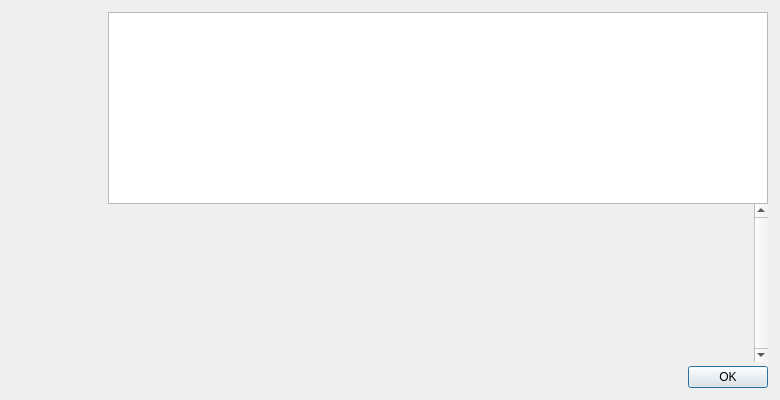
<?xml version="1.0" encoding="UTF-8"?>
<ui version="4.0">
 <class>HelpMessageDialog</class>
 <widget class="QDialog" name="HelpMessageDialog">
  <property name="geometry">
   <rect>
    <x>0</x>
    <y>0</y>
    <width>780</width>
    <height>400</height>
   </rect>
  </property>
  <property name="maximumSize">
   <size>
    <width>16777215</width>
    <height>16777215</height>
   </size>
  </property>
  <property name="styleSheet">
   <string notr="true">#okButton *[text=&quot;OK&quot;] {
  min-width: 80px;
}</string>
  </property>
  <layout class="QHBoxLayout" name="horizontalLayout_2">
   <property name="spacing">
    <number>0</number>
   </property>
   <property name="leftMargin">
    <number>12</number>
   </property>
   <property name="topMargin">
    <number>12</number>
   </property>
   <property name="rightMargin">
    <number>12</number>
   </property>
   <property name="bottomMargin">
    <number>12</number>
   </property>
   <item>
    <layout class="QVBoxLayout" name="verticalLayoutLogo" stretch="0">
     <property name="leftMargin">
      <number>0</number>
     </property>
     <property name="topMargin">
      <number>20</number>
     </property>
     <property name="rightMargin">
      <number>0</number>
     </property>
     <property name="bottomMargin">
      <number>10</number>
     </property>
     <item>
      <widget class="QFrame" name="aboutLogo">
       <property name="sizePolicy">
        <sizepolicy hsizetype="Fixed" vsizetype="Ignored">
         <horstretch>0</horstretch>
         <verstretch>0</verstretch>
        </sizepolicy>
       </property>
       <property name="minimumSize">
        <size>
         <width>96</width>
         <height>0</height>
        </size>
       </property>
       <property name="maximumSize">
        <size>
         <width>96</width>
         <height>16777215</height>
        </size>
       </property>
       <property name="frameShape">
        <enum>QFrame::NoFrame</enum>
       </property>
       <property name="frameShadow">
        <enum>QFrame::Raised</enum>
       </property>
      </widget>
     </item>
    </layout>
   </item>
   <item>
    <layout class="QVBoxLayout" name="verticalLayout">
     <item>
      <widget class="QTextEdit" name="helpMessage">
       <property name="styleSheet">
        <string notr="true"/>
       </property>
       <property name="readOnly">
        <bool>true</bool>
       </property>
      </widget>
     </item>
     <item>
      <widget class="QScrollArea" name="scrollArea">
       <property name="frameShape">
        <enum>QFrame::NoFrame</enum>
       </property>
       <property name="verticalScrollBarPolicy">
        <enum>Qt::ScrollBarAlwaysOn</enum>
       </property>
       <property name="widgetResizable">
        <bool>true</bool>
       </property>
       <widget class="QWidget" name="scrollAreaWidgetContents">
        <property name="geometry">
         <rect>
          <x>0</x>
          <y>0</y>
          <width>642</width>
          <height>138</height>
         </rect>
        </property>
        <layout class="QVBoxLayout" name="verticalLayout_2">
         <item>
          <widget class="QLabel" name="aboutMessage">
           <property name="cursor">
            <cursorShape>IBeamCursor</cursorShape>
           </property>
           <property name="styleSheet">
            <string notr="true"/>
           </property>
           <property name="textFormat">
            <enum>Qt::PlainText</enum>
           </property>
           <property name="alignment">
            <set>Qt::AlignLeading|Qt::AlignLeft|Qt::AlignTop</set>
           </property>
           <property name="openExternalLinks">
            <bool>true</bool>
           </property>
           <property name="textInteractionFlags">
            <set>Qt::LinksAccessibleByMouse|Qt::TextSelectableByKeyboard|Qt::TextSelectableByMouse</set>
           </property>
          </widget>
         </item>
        </layout>
       </widget>
      </widget>
     </item>
     <item>
      <spacer name="verticalSpacer">
       <property name="orientation">
        <enum>Qt::Vertical</enum>
       </property>
       <property name="sizeType">
        <enum>QSizePolicy::Fixed</enum>
       </property>
       <property name="sizeHint" stdset="0">
        <size>
         <width>4</width>
         <height>4</height>
        </size>
       </property>
      </spacer>
     </item>
     <item>
      <widget class="QDialogButtonBox" name="okButton">
       <property name="orientation">
        <enum>Qt::Horizontal</enum>
       </property>
       <property name="standardButtons">
        <set>QDialogButtonBox::Ok</set>
       </property>
      </widget>
     </item>
    </layout>
   </item>
  </layout>
 </widget>
 <resources>
  <include location="../sin.qrc"/>
 </resources>
 <connections>
  <connection>
   <sender>okButton</sender>
   <signal>accepted()</signal>
   <receiver>HelpMessageDialog</receiver>
   <slot>accept()</slot>
   <hints>
    <hint type="sourcelabel">
     <x>20</x>
     <y>20</y>
    </hint>
    <hint type="destinationlabel">
     <x>20</x>
     <y>20</y>
    </hint>
   </hints>
  </connection>
  <connection>
   <sender>okButton</sender>
   <signal>rejected()</signal>
   <receiver>HelpMessageDialog</receiver>
   <slot>reject()</slot>
   <hints>
    <hint type="sourcelabel">
     <x>20</x>
     <y>20</y>
    </hint>
    <hint type="destinationlabel">
     <x>20</x>
     <y>20</y>
    </hint>
   </hints>
  </connection>
 </connections>
</ui>
